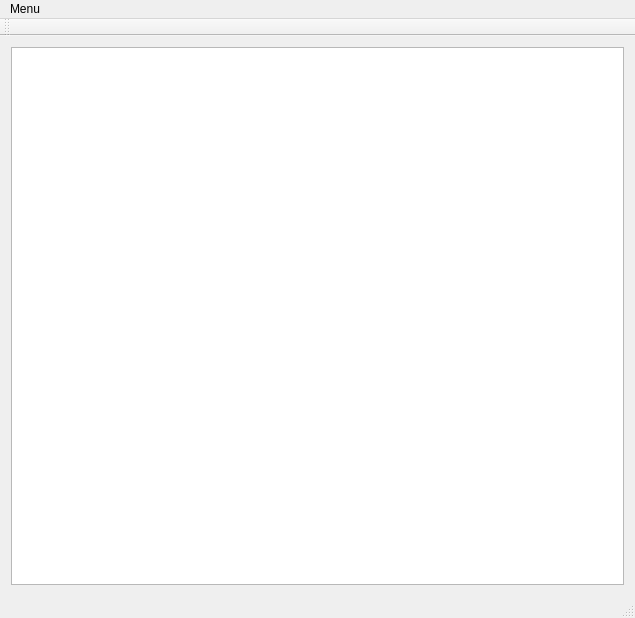
<?xml version="1.0" encoding="UTF-8"?>
<ui version="4.0">
 <class>MainWindow</class>
 <widget class="QMainWindow" name="MainWindow">
  <property name="geometry">
   <rect>
    <x>0</x>
    <y>0</y>
    <width>635</width>
    <height>618</height>
   </rect>
  </property>
  <property name="windowTitle">
   <string>Mines</string>
  </property>
  <widget class="QWidget" name="centralWidget">
   <layout class="QGridLayout" name="gridLayout">
    <item row="0" column="0">
     <widget class="QGraphicsView" name="graphicsView">
      <property name="frameShadow">
       <enum>QFrame::Raised</enum>
      </property>
     </widget>
    </item>
   </layout>
  </widget>
  <widget class="QMenuBar" name="menuBar">
   <property name="geometry">
    <rect>
     <x>0</x>
     <y>0</y>
     <width>635</width>
     <height>23</height>
    </rect>
   </property>
   <property name="layoutDirection">
    <enum>Qt::LeftToRight</enum>
   </property>
   <widget class="QMenu" name="menuMenu">
    <property name="title">
     <string>Menu</string>
    </property>
    <addaction name="actionNew_game"/>
    <addaction name="actionExit"/>
   </widget>
   <addaction name="menuMenu"/>
  </widget>
  <widget class="QToolBar" name="mainToolBar">
   <attribute name="toolBarArea">
    <enum>TopToolBarArea</enum>
   </attribute>
   <attribute name="toolBarBreak">
    <bool>false</bool>
   </attribute>
  </widget>
  <widget class="QStatusBar" name="statusBar"/>
  <action name="actionNew_game">
   <property name="text">
    <string>New game</string>
   </property>
   <property name="shortcut">
    <string>Ctrl+N</string>
   </property>
  </action>
  <action name="actionExit">
   <property name="text">
    <string>Exit</string>
   </property>
   <property name="shortcut">
    <string>Ctrl+Q</string>
   </property>
  </action>
 </widget>
 <layoutdefault spacing="6" margin="11"/>
 <resources/>
 <connections>
  <connection>
   <sender>actionExit</sender>
   <signal>triggered()</signal>
   <receiver>MainWindow</receiver>
   <slot>close()</slot>
   <hints>
    <hint type="sourcelabel">
     <x>-1</x>
     <y>-1</y>
    </hint>
    <hint type="destinationlabel">
     <x>317</x>
     <y>308</y>
    </hint>
   </hints>
  </connection>
 </connections>
</ui>
